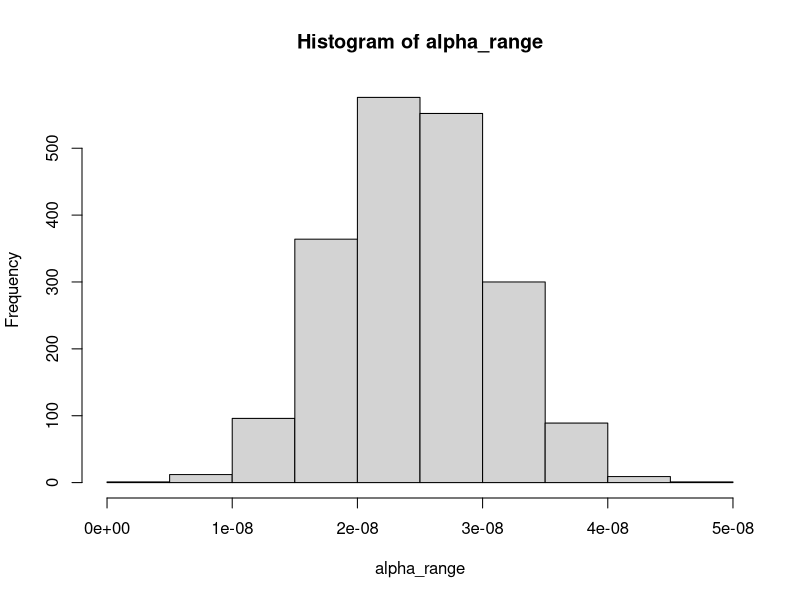
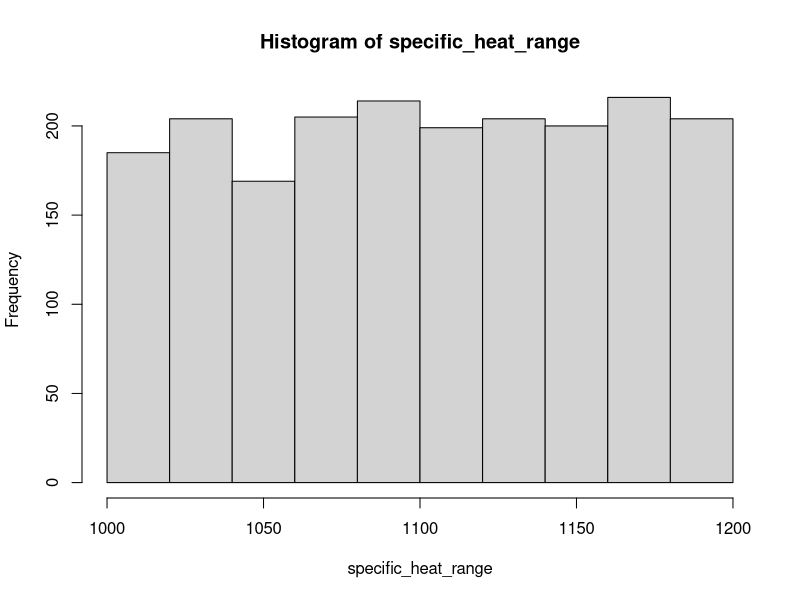
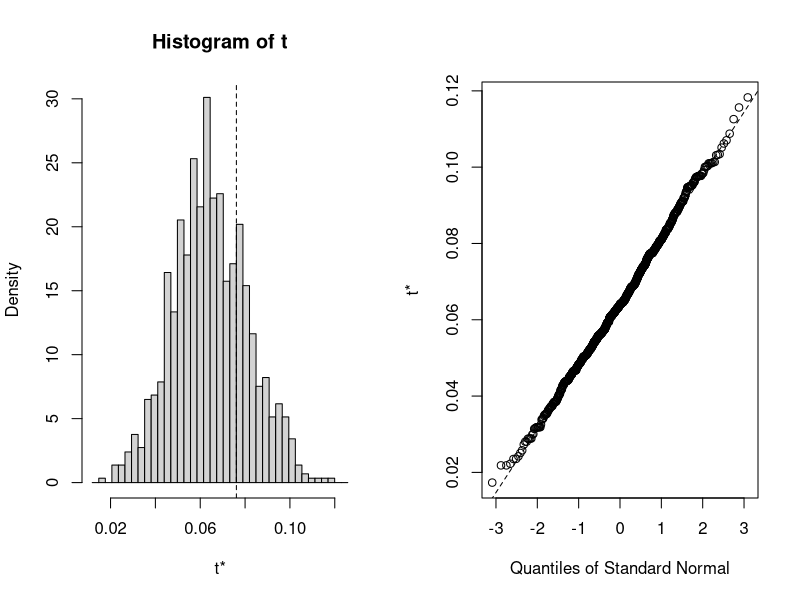

Source code (R) for these figures, in order:
library(boot)
#select alpha values with mean and sd of previously determined values
alpha_range<-rnorm(n=2000, mean=2.45*10^-08, sd=6.087*10^-09)
hist(alpha_range)
#select values for specific heat capacity
specific_heat_range<-runif(n=2000, min=1000, max=1200) #mean=1140, sd=25)
hist(specific_heat_range)
range(specific_heat_range)
#density 
density<-2.409*1000 #kg/m^3

#create input dataframe to bootstrap from
dat<-data.frame("alpha"=alpha_range, "Cv"=specific_heat_range*density)
#dat<-data.frame("alpha"=rep(7.13*10^-8), "Cv"=specific_heat_range*density)
str(dat)
#define function 
cond<-function(dat=dat, indices){
  dt<-dat[indices,]
  c(dt[,1]*dt[,2])
}
#bootstrap
test<-boot::boot(data = dat, statistic=cond, R=1000)
plot(test)
#calculate confidence intervals
boot.ci(test,type = "perc", conf = 0.95)
#get value for k
